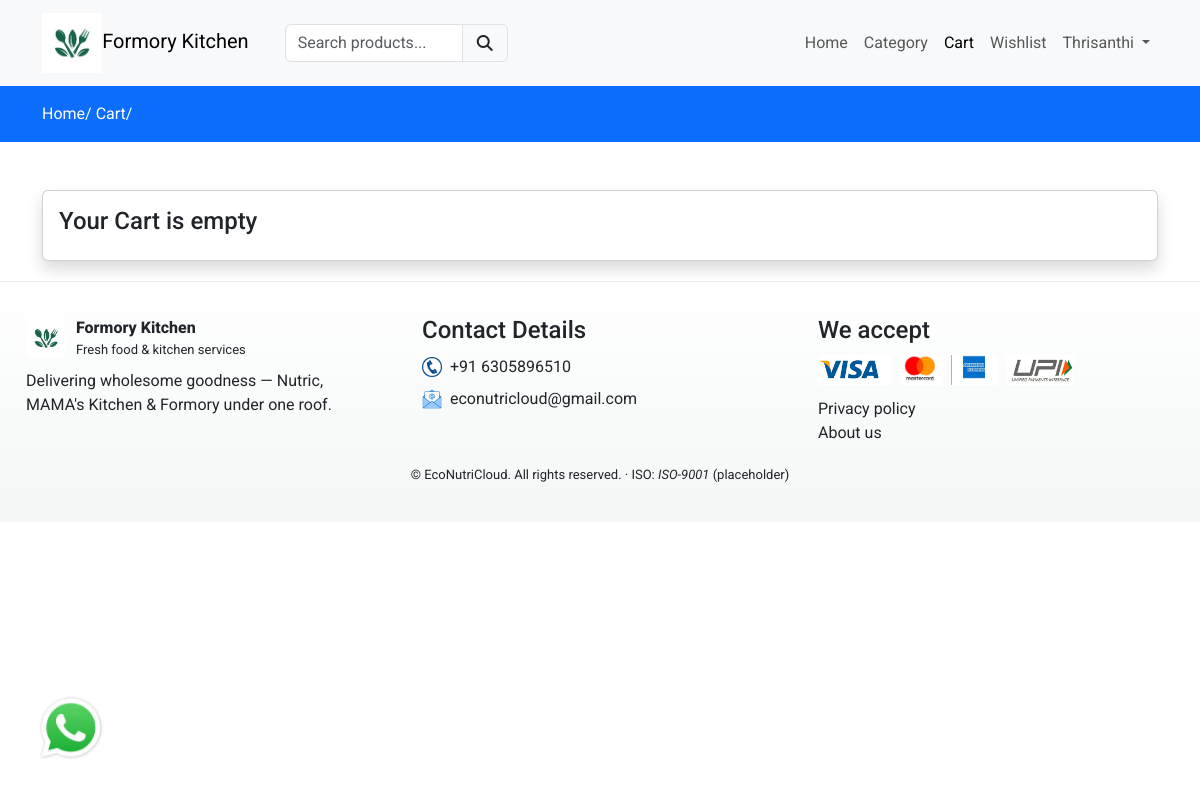
Before: /cart (signed in) with the older database file.
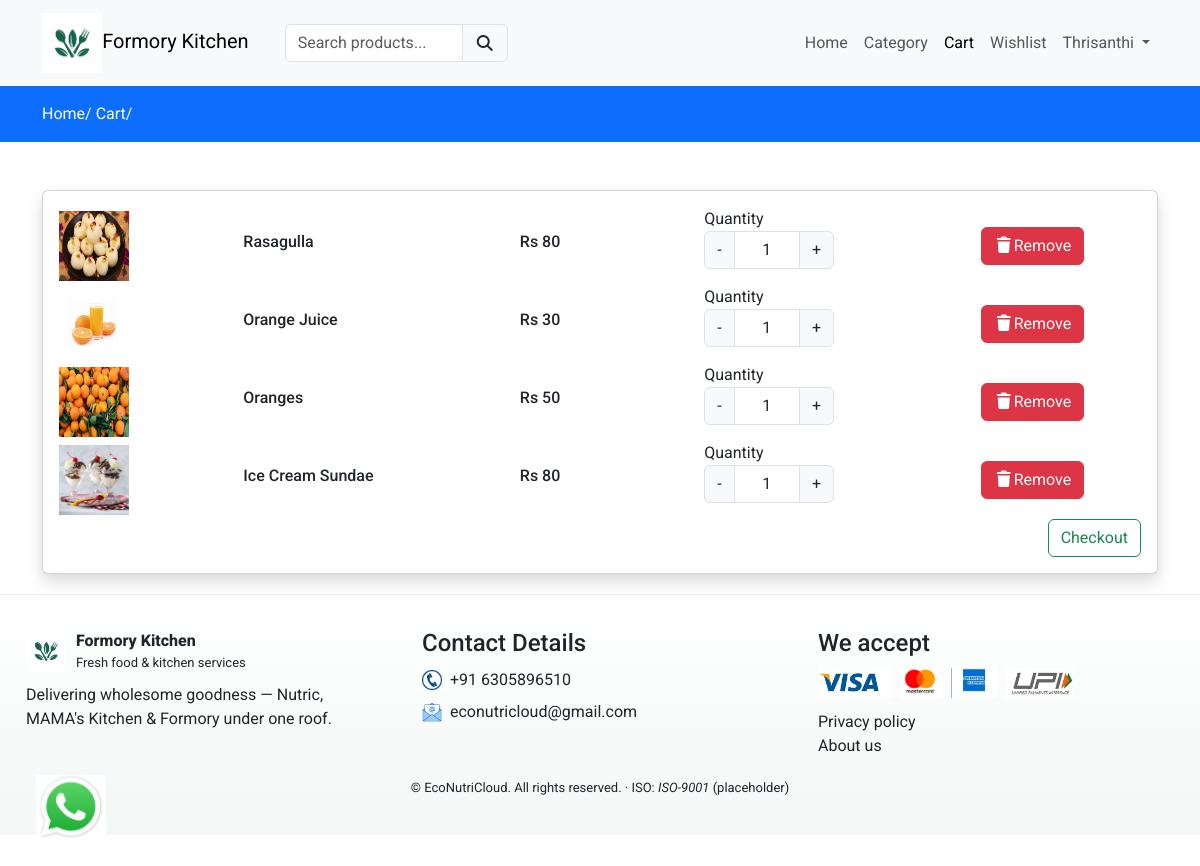
After: the same page with the newer database file.
### formoryapp/models.py (models this page shows, shortened)
class Cart(models.Model):
    user = models.ForeignKey(User,on_delete=models.CASCADE)
    product = models.ForeignKey(Product,on_delete=models.CASCADE)
    product_qty = models.IntegerField(null=False,blank=False)
    created_at = models.DateTimeField(auto_now_add=True)

class Product(models.Model):
    category = models.ForeignKey(Category, on_delete=models.CASCADE)
    slug = models.CharField(max_length=150, null=False, blank=False)
    name = models.CharField(max_length=150, null=False, blank=False)
    product_image = models.ImageField(upload_to=get_file_path, null=True, blank=True)
    small_description = models.CharField(max_length=250, null=False, blank=False)
    quantity = models.DecimalField(max_digits=10, decimal_places=2, null=False, blank=False)
    description = models.TextField(max_length=500, null=False, blank=True)
    original_price = models.FloatField(null=False, blank=False)
    selling_price = models.FloatField(null=False, blank=False)
    status = models.BooleanField(default=False, help_text="0=default,1=Hidden")
    trending = models.BooleanField(default=False, help_text="0=default,1=Trending")
    tag = models.CharField(max_length=150, null=False, blank=True)
    meta_title = models.CharField(max_length=150, null=False, blank=True)
    meta_keywords = models.CharField(max_length=150, null=False, blank=True)
    meta_description = models.TextField(max_length=500, null=False, blank=True)
    created_at = models.DateTimeField(auto_now_add=True)

### formoryapp/controller/cart.py (the view)
# urls.py: path('cart',cart.viewcart,name="cart"),
@login_required(login_url='loginpage')
def viewcart(request):
    cart = Cart.objects.filter(user=request.user)
    context = {'cart':cart}
    return render(request,'cart.html',context)

### formoryapp/templates/cart.html (shortened to what this page needs)
{% extends "main.html" %}
{% block content %}
<div class="py-3 bg-primary">
    <div class="container">
        <a class="text-white" href="{% url 'formoryhome' %}">Home/</a>
        <a class="text-white" href="{% url 'cart' %}">Cart/</a>
    </div>
</div>
<div class="py-5">
  <div class="container">
    <div class="row">
      <div class="col-md-12">
        <div class="card shadow">
           <div class="card-body cartdata">
              {% if cart %}
                {% for item in cart %}
                   <div class="row product_data">
                      <div class="col-md-2 my-auto">
                          <img src="{{ item.product.product_image.url }}" height="70px" width="70px" alt="Image here">
                      </div>
                      <div class="col-md-3 my-auto">
                          <h6>{{ item.product.name }}</h6>
                      </div>
                      <div class="col-md-2 my-auto">
                          <h6>Rs {{ item.product.selling_price | stringformat:'d' }}</h6>
                      </div>
                      <div class="col-md-3 my-auto">
                          {% if item.product.quantity >= item.product_qty %}
                             <label for="Quantity">Quantity</label>
                             <div class="input-group text-center mb-3" style="width:130px;">
                                <button class="input-group-text changeQuantity decrement-btn">-</button>
                               <input type="text" name="quantity" class="form-control qty-input text-center" value="1">
                               <button class="input-group-text changeQuantity increment-btn">+</button>
                             </div>
                             {% else %}
                             <h6>Out of Stock</h6>
                          {% endif %}
                      </div>
                      <div class="col-md-2 my-auto">
                        <button class="btn btn-danger delete-cart-item"><i class="fa fa-trash"></i>Remove</button>
                      </div>
                   </div>
                {% endfor %}
                <a href = "{% url "checkout" %}" class="btn btn-outline-success float-end"> Checkout </a>
              {% else %}
                 <h4>Your Cart is empty </h4>
              {% endif %}
           </div>
        </div>
      </div>
    </div>
</div>
{% endblock content %}

### formoryapp/templates/main.html (shortened to what this page needs)
{% load static %}
<!DOCTYPE html>
<html lang="en">
<head>
    <link href="https://cdn.jsdelivr.net/npm/bootstrap@5.3.8/dist/css/bootstrap.min.css" rel="stylesheet">
    <link rel="stylesheet" href="{% static 'css/custom.css' %}">
    <link rel="stylesheet" href="{% static 'css/owl.carousel.min.css' %}">
    <link rel="stylesheet" href="{% static 'css/owl.theme.default.min.css' %}">
    <link rel="stylesheet" href="https://cdnjs.cloudflare.com/ajax/libs/font-awesome/7.0.1/css/all.min.css" />
    <link rel="stylesheet" href="//cdn.jsdelivr.net/npm/alertifyjs@1.14.0/build/css/alertify.min.css"/>
    <link rel="stylesheet" href="//cdn.jsdelivr.net/npm/alertifyjs@1.14.0/build/css/themes/default.min.css"/>
    <link rel="stylesheet" href="https://code.jquery.com/ui/1.14.1/themes/base/jquery-ui.css">
</head>
<body>
    {% include "navbar.html" %}
    {% block content %}
    {% endblock content %}
    <a href="https://wa.me/+916305896510?text=I'm%20interested%20in%20to%chat" target="_blank" class="whatsapp-chat"><img src="{% static '/images/whatsapp.jpg' %}" alt="WhatsApp" style="width: 70px;"></a>
    {% include "footer.html" %}
</body>
</html>

### formoryapp/templates/navbar.html (shortened to what this page needs)
{% load static %}
<nav class="navbar navbar-expand-lg bg-body-tertiary">
  <div class="container">
    <a class="navbar-brand logo" href="{% url 'formoryhome' %}"><img src="{% static 'images/formory_kitchen.jpg' %}" alt="Formory Logo" style="height: 60px; width: auto;">Formory Kitchen</a>
    <div class="search-bar">
      <form action="{% url "searchproduct" %}" method="POST">
       <div class="input-group">
         <input type="search" required class="form-control" name="productsearch" id="searchproducts" placeholder="Search products...">
         <button type="submit" class="input-group-text"><i class="fa fa-search"></i></button>
      </div>
     </form>
    </div>
    <div class="collapse navbar-collapse" id="navbarNavDropdown">
      <ul class="navbar-nav ms-auto">
        <li class="nav-item">
          <a class="nav-link {% if request.resolver_match.url_name == 'home' %} active {% endif %} " aria-current="page" href="{% url 'mainhome' %}">Home</a>
        </li>
        <li class="nav-item">
          <a class="nav-link {% if request.resolver_match.url_name == 'category' %} active {% endif %} " href="{% url 'category' %}">Category</a>
        </li>
        <li class="nav-item">
          <a class="nav-link {% if request.resolver_match.url_name == 'cart' %} active {% endif %}" aria-current="page" href="{% url 'cart' %}">Cart</a>
        </li>
        <li class="nav-item">
          <a class="nav-link {% if request.resolver_match.url_name == 'wishlist' %} active {% endif %}" aria-current="page" href="{% url 'wishlist' %}">Wishlist</a>
        </li>
        {% if request.user.is_authenticated %}
           <li class="nav-item dropdown">
          <a class="nav-link dropdown-toggle" href="#" id="navbarNavDropdown" role="button" data-bs-toggle="dropdown" aria-expanded="false">
            {{ request.user }}
          </a>
        </li>
        {% endif %}
      </ul>
    </div>
  </div>
</nav>

### formoryapp/templates/footer.html (shortened to what this page needs)
{% load static %}
<footer>
  <div class="footer-grid" role="contentinfo" aria-label="Footer">
    <div>
      <div style="display:flex; gap:10px; align-items:center;">
        <div class="brand-mark">
          <img src="{% static 'images/formory_kitchen.jpg' %}" alt="Formory Kitchen Logo"
               style="width:40px; height:40px; object-fit:cover; border-radius:6px;">
        </div>
        <div>
          <div style="font-weight:800; font-size:16px;">Formory Kitchen</div>
          <div style="font-size:13px; color:var(--muted)">Fresh food & kitchen services</div>
        </div>
      </div>
      <p style="color:var(--muted); margin-top:10px">
        Delivering wholesome goodness — Nutric, MAMA's Kitchen & Formory under one roof.
      </p>
    </div>
    <div>
      <h4>Contact Details</h4>
      <div class="contacts-info" style="margin-top:10px; display:flex; flex-direction:column; gap:8px;">
        <div style="display:flex; align-items:center; gap:8px;">
          <img src="{% static 'images/phone.png' %}" alt="Phone" style="height:20px; width:20px; object-fit:contain;">
          <span style="color:var(--muted)">+91 6305896510</span>
        </div>
        <div style="display:flex; align-items:center; gap:8px;">
          <img src="{% static 'images/email.png' %}" alt="Email" style="height:20px; width:20px; object-fit:contain;">
          <span style="color:var(--muted)">econutricloud@gmail.com</span>
        </div>
      </div>
    </div>
    <div>
      <h4>We accept</h4>
      <div class="payments" style="margin-top:10px;">
        <img src="{% static 'images/visa.png' %}" alt="Visa">
        <img src="{% static 'images/mastercard.png' %}" alt="Mastercard">
        <img src="{% static 'images/amex.jpg' %}" alt="Amex">
        <img src="{% static 'images/upi.png' %}" alt="UPI">
      </div>
      <div style="margin-top:12px;">
        <a class="footer-link" href="{% url 'privacypolicy' %}" style="color:var(--muted)">Privacy policy</a><br>
        <a class="footer-link" href="{% url 'aboutus' %}" style="color:var(--muted)">About us</a>
      </div>
    </div>
  </div>
  <div class="copyright">
    © {{ now|date:"Y" }} EcoNutriCloud. All rights reserved. · ISO: <em>ISO-9001</em> (placeholder)
  </div>
</footer>

### formoryapp/static/css/custom.css (style rules this page uses)
.whatsapp-chat { position: fixed; bottom: 05% !important; left: 03% !important; }
.search-bar { width: 20% !important; margin-left: 20px !important; }

### formoryapp/templates/main.html (style rules this page uses)
* { font-family:'Roboto',sans-serif; }
a { text-decoration:none; color:#000; }

### formoryapp/templates/footer.html (style rules this page uses)
footer { margin-top:20px; background:linear-gradient(180deg,#fff,#f3f7f6); padding:26px 18px; border-top:1px solid rgba(15,23,42,0.04); }
.footer-grid { max-width:1200px; margin:0 auto; display:grid; grid-template-columns: 1fr 1fr 1fr; gap:40px; align-items:start; padding:8px; }
.footer-grid h4 { margin:0 0 6px }
.payments { display:flex; gap:8px; align-items:center; flex-wrap:wrap; }
.payments img { height:30px; object-fit:contain }
.copyright { max-width:1200px; margin:12px auto; text-align:center; color:var(--muted); font-size:13px }

Changed rows visible on the page:
added Cart: product.product_image (picture), product.name "Rasagulla", product.selling_price "80"
added Cart: product.product_image (picture), product.name "Orange Juice", product.selling_price "30"
added Cart: product.product_image (picture), product.name "Oranges", product.selling_price "50"
added Cart: product.product_image (picture), product.name "Ice Cream Sundae", product.selling_price "80"
Other visible differences:
text no longer shown: "Your Cart is empty"
text now shown: "Checkout"
